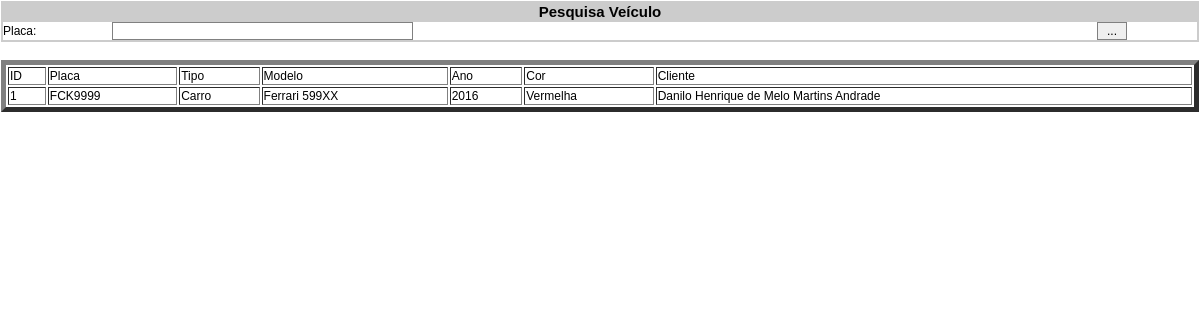
/home/Veiculos/ConsultaVeiculo.php, run on the app's committed database.
### tables this page shows
CREATE TABLE `veiculos` (
  `id_veiculo` int(6) NOT NULL,
  `tipo_veiculo` varchar(20) DEFAULT NULL,
  `ano_veiculo` int(4) DEFAULT NULL,
  `placa_veiculo` varchar(8) DEFAULT NULL,
  `modelo_veiculo` varchar(30) DEFAULT NULL,
  `cor_veiculo` varchar(15) DEFAULT NULL,
  `fk_cliente_veiculo` int(6) DEFAULT NULL
);

CREATE TABLE `clientes` (
  `id_cliente` int(6) NOT NULL,
  `nome_cliente` varchar(45) DEFAULT NULL,
  `rg_cliente` varchar(9) DEFAULT NULL
);

### home/Veiculos/ConsultaVeiculo.php (the view, shortened to what this page needs)
<html>
<head>
<link rel="stylesheet" href="estilo.css" type="text/css">
</head>
<body onload="document.form.CAMPOBUSCA.focus();">
<form name="form" method="post" action="ConsultaVeiculo2.php" onsubmit="return busca();">
<table width="100%" border="1" align="center" cellpadding="0" cellspacing="0" bordercolor="#CCCCCC">
    <tr><td bgcolor="#CCCCCC" align="center" class="titulo">Pesquisa Veículo</td></tr>
    <tr>
        <td align="center">
            <table width="100%" border="0" align="center" cellpadding="0" cellspacing="0">
                <tr>
                    <td class="pretopq">Placa:</td>
                    <td align="left" class="pretopq">
                        <input name="CAMPOBUSCA" type="text" id="CAMPOBUSCA" size="40" maxlength="60" value="">
                    </td>
                    <td>
                        <input type="submit" name="Submit" value=" ... ">
                    </td>
                </tr>
            </table>
        </td>
    </tr>
</table>
<br>
</form>
<?php
	$result = mysql_query("SELECT * FROM veiculos");
	echo "<table border=5 style=3 width=100%><tr><td>ID</td><td>Placa</td><td>Tipo</td><td>Modelo</td><td>Ano</td><td>Cor</td><td>Cliente</td></tr>";
	while($row = mysql_fetch_assoc($result)){
        echo "<tr><td>".$row['id_veiculo']."</td>"."<td>".$row['placa_veiculo']."</td>"."<td>".$row['tipo_veiculo']."</td>"."<td>".$row['modelo_veiculo']."</td>"."<td>".$row['ano_veiculo']."</td>"."<td>".$row['cor_veiculo']."</td>";
		$fk = mysql_fetch_assoc(mysql_query("SELECT * FROM clientes where id_cliente='".$row['fk_cliente_veiculo']."'"));
		echo "<td>".$fk['nome_cliente']."</td></tr>";
    }
	echo "</table>";
?>
</body>
</html>

### home/estilo.css (style rules this page uses)
td { font-family: Verdana, Arial, Helvetica, sans-serif; color : black; font-size : 12px; }
td.pretopq { font-family: Verdana, Arial, Helvetica, sans-serif; color : black; background : transparent; font-size : 12px; }
td.titulo { font-family: Verdana, Arial, Helvetica, sans-serif; font-size : 15px; font-weight : bold; }
input { font-family: Verdana, Arial, Helvetica, sans-serif; font-size : 12px; border : 1px solid Gray; }
body { margin : 1 }
form { margin-bottom: 0 ; }

### data on the page
veiculos: id_veiculo "1", placa_veiculo "FCK9999", tipo_veiculo "Carro", modelo_veiculo "Ferrari 599XX", ano_veiculo "2016", cor_veiculo "Vermelha", fk_cliente_veiculo.nome_cliente "Danilo Henrique de Melo Martins Andrade"
